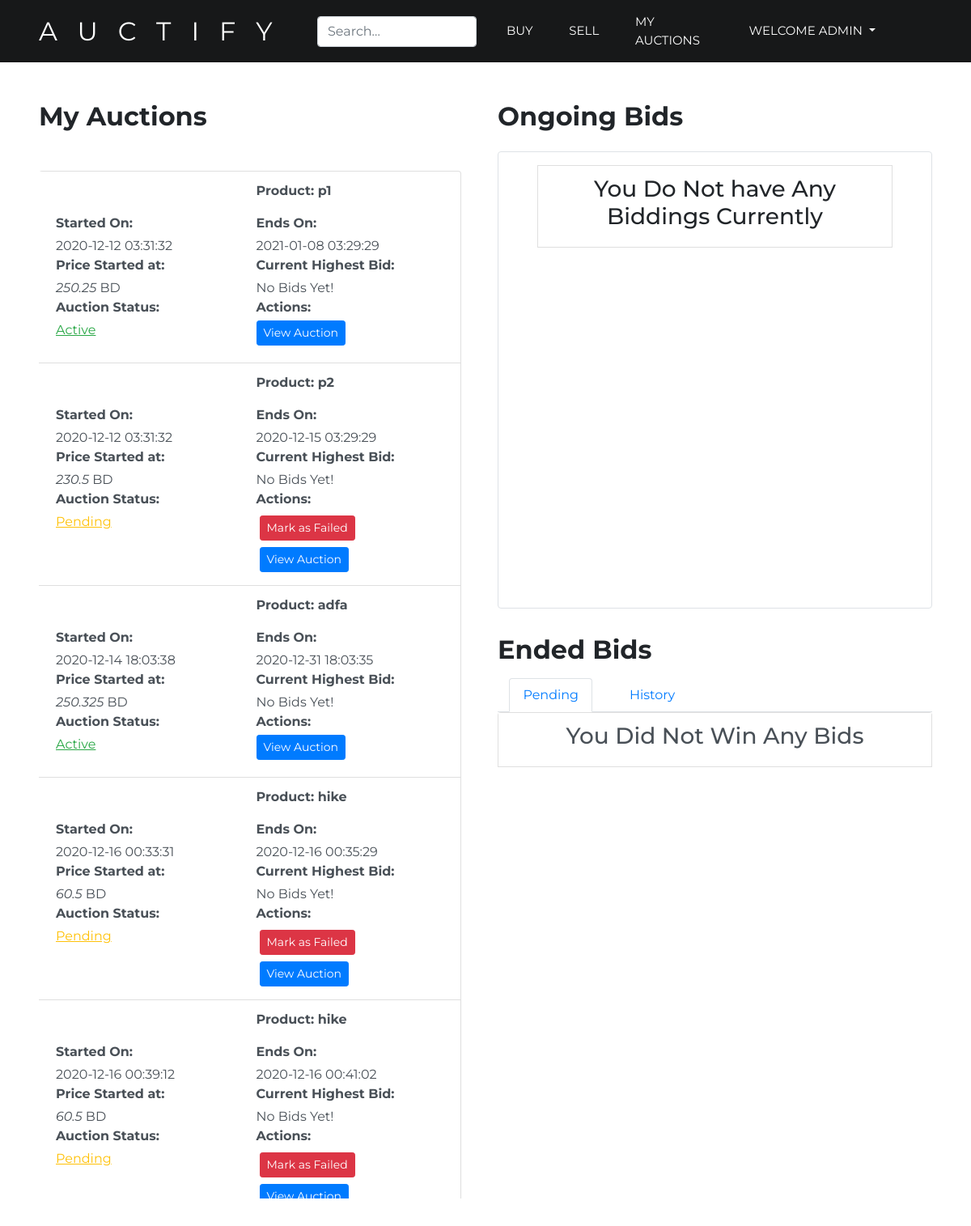
/myAuctions.php (signed in), run on the app's committed database.
### tables this page shows
CREATE TABLE `auctions` (
  `id` int(11) NOT NULL,
  `owner` varchar(30) NOT NULL,
  `product` int(11) NOT NULL,
  `start` datetime NOT NULL,
  `end` datetime NOT NULL,
  `startprice` float NOT NULL,
  `bid` float DEFAULT NULL,
  `bidder` varchar(30) DEFAULT NULL,
  `status` varchar(15) NOT NULL
);

CREATE TABLE `products` (
  `id` int(11) NOT NULL,
  `name` varchar(50) NOT NULL,
  `details` varchar(200) NOT NULL,
  `category` varchar(50) NOT NULL
);

### myAuctions.php (the view, shortened to what this page needs)
<?php
extract($_REQUEST);
try {
    require('connection.php');
    $username = $_SESSION['username'];
    $sql = $db->prepare("SELECT auctions.*, products.name FROM auctions, products WHERE auctions.owner=? AND products.id=auctions.product");
    $sql->execute(array($username));
    $myAuctions = $sql->fetchAll();
    $auctionsCount = $sql->rowCount();
    $sql = $db->prepare("SELECT auctions.*, products.name FROM auctions, products WHERE auctions.bidder=? AND auctions.status=? AND products.id=auctions.product");
    $sql->execute(array($username, 'active'));
    $myBids = $sql->fetchAll();
    $activeCount = $sql->rowCount();
    $sql = $db->prepare("SELECT auctions.*, products.name FROM auctions, products WHERE auctions.bidder=? AND auctions.status=? AND products.id=auctions.product");
    $sql->execute(array($username, 'pending'));
    $myPending = $sql->fetchAll();
    $pendingCount = $sql->rowCount();
} catch (PDOException $ex) {
    echo $ex->getMessage();
    exit;
}
function displayAuctions($myAuctions){
    global $auctionsCount;
    if ($auctionsCount == 0) {
        echo '<div style="height: 25vh;">';
        echo '<li class="list-group-item">';
            echo '<h3 class="text-center">You Do Not Own Any Auctions Currently</h3>';
        echo '</li>';
        echo '</div>';
    } else {
        foreach ($myAuctions as $auction) {
            ?>
            <li class="row list-group-item list-group-item-action">
                <div class="col-6">
                </div>
                <div class="col-6">
                    <p class="font-weight-bold">
                        Product: <?php echo $auction['name'];?>
                    </p>
                </div>
                <div class="col-6">
                    <p class="mb-1 font-weight-bold">
                        Started On:<br>
                    </p>
                    <?php echo $auction['start'];?>
                </div>
                <div class="col-6">
                    <p class="mb-1 font-weight-bold">
                        Ends On:<br>
                    </p>
                    <?php echo $auction['end'];?>
                </div>
                <div class="col-6">
                    <p class="mb-1 font-weight-bold">Price Started at: </p>
                    <em><?php echo $auction['startprice'];?></em> BD
                </div>
                <div class="col-6">
                    <p class="mb-1 font-weight-bold">Current Highest Bid: </p>
                    <?php
                    if(isset($auction['bid'])){
                        $bid = $auction['bid'];
                        $bidder = $auction['bidder'];
                        echo "$bid by <a href='viewUser.php?user=$bidder'>$bidder</a>";
                    }
                    else {
                        echo "No Bids Yet!";
                    }
                    ?>
                </div>
                <div class="col-6">
                    <p class="mb-1 font-weight-bold">Auction Status: </p>
                    <?php
                        $status = $auction['status'];
                        if ($status == 'active') {
                            echo "<p class='text-success'><u>Active</u></p>";
                        } elseif ($status == 'pending') {
                            echo "<p class='text-warning'><u>Pending</u></p>";
                        } elseif ($status == 'noparticipation') {
                            echo "<p class='text-secondary'><u>No Participations</u></p>";
                        } elseif ($status == 'successful') {
                            echo "<p class='text-success'><u>Successful</u></p>";
                        } elseif ($status == 'failed') {
                            echo "<p class='text-danger'><u>Failed</u></p>";
                        } elseif ($status == 'completed') {
                            echo "<p class='text-success'><u>Completed</u></p>";
                        }
                    ?>
                </div>
                <div class="col-6">
                    <p class="mb-1 font-weight-bold">Actions:</p>
                    <?php
                        $auctionid = $auction['id'];
                        if ($status == 'active') {
                            echo "<a href='viewAuction.php?auctionid=$auctionid' class='btn btn-sm btn-primary'>View Auction</a>";
                        } elseif ($status == 'pending') {
                            echo "<a href='myAuctions.php?update=failed&auctionid=$auctionid' class='btn btn-sm btn-danger m-1'>Mark as Failed</a>";
                            echo "<a href='viewAuction.php?auctionid=$auctionid' class='btn btn-sm btn-primary m-1'>View Auction</a>";
                        } elseif ($status == 'noparticipation') {
                            echo "<a href='myAuctions.php?update=failed&auctionid=$auctionid' class='btn btn-sm btn-danger m-1'>Mark as Failed</a>";
                            echo "<a href='republish.php?auctionid=$auctionid' class='btn btn-sm btn-outline-primary m-1'>Republish</a>";
                        } elseif ($status == 'successful') {
                            echo "<a href='myAuctions.php?update=completed&auctionid=$auctionid' class='btn btn-sm btn-success m-1'>Mark as Complete</a>";
                            echo "<a href='viewAuction.php?auctionid=$auctionid' class='btn btn-sm btn-primary m-1'>View Auction</a>";
                        } elseif ($status == 'failed') {
                            echo "<a href='republish.php?auctionid=$auctionid' class='btn btn-sm btn-outline-primary'>Republish</a>";
                        }
                    ?>
                </div>
            </li>
            <?php
        }
    }
}
function displayBiddings($myBids){
    global $activeCount;
    if ($activeCount == 0) {
        echo '<div style="height: 25vh;">';
        echo '<li class="list-group-item">';
        echo '<h3 class="text-center">You Do Not have Any Biddings Currently</h3>';
        echo '</li>';
        echo '</div>';
    }
}
function displayPending($myPending){
    global $pendingCount;
    if ($pendingCount == 0) {
        echo '<div style="height: 25vh;">';
        echo '<li class="list-group-item list-group-item-action">';
        echo '<h3 class="text-center">You Did Not Win Any Bids</h3>';
        echo '</li>';
        echo '</div>';
    }
}
            ?>
<!DOCTYPE html>
<html>
    <head>
    <?php include 'head.php'; ?>
    <link rel="stylesheet" type="text/css" href="css/scroller.css">
    <link rel="stylesheet" type="text/css" href="css/rateStars.css">
</head>
<body>
    <?php include 'header.php'; ?>
    <div class="container-fluid px-5">
        <div class="row pt-0">
            <div id="my-auctions" class="col-12 col-md-6">
                <div class="panel panel-primary">
                    <div class="panel-heading mb-4">
                        <h2 class="panel-title font-weight-bold pb-0">My Auctions</h2>
                    </div>
                    <div class="panel-body">
                        <ul class="list-group mt-5" style="max-height: 65vh; margin-bottom: 10px; overflow:hidden; overflow-y:scroll; -webkit-overflow-scrolling: touch;">
                            <?php
                                displayAuctions($myAuctions);
                            ?>
                        </ul>
                    </div>
                </div>
            </div>
            <div id="my-bids" class="col-12 col-md-6">
                <div class="row">
                    <div class="col-12">
                        <div class="panel panel-primary">
                            <div class="panel-heading mb-4">
                                <h2 class="panel-title font-weight-bold pb-0">Ongoing Bids</h2>
                            </div>
                            <div class="panel-body px-5 pt-3 pb-5 border rounded">
                                <div style="height: 25vh; margin-bottom: 10px;">
                                    <?php
                                    displayBiddings($myBids);
                                    ?>
                                </div>
                            </div>
                        </div>
                    </div>
                    <div class="col-12">
                        <div class="panel panel-primary mt-4 pt-2">
                            <div class="panel-heading mb-3">
                                <h2 class="panel-title font-weight-bold">Ended Bids</h2>
                            </div>
                            <div class="panel-body">
                                <ul class="nav nav-tabs">
                                    <li class="nav-item active"><a href="#pending" class="nav-link active" data-toggle="tab">Pending</a></li>
                                    <li class="nav-item"><a href="#history" class="nav-link" data-toggle="tab">History</a></li>
                                </ul>
                                <div class="tab-content">
                                    <div id="pending" class="tab-pane fade-in active">
                                        <ul class="list-group" style="height: 30vh; margin-bottom: 10px; overflow:hidden; overflow-y:scroll; -webkit-overflow-scrolling: touch;">
                                                <?php
                                            displayPending($myPending);
                                            ?>
                                        </ul>
                                    </div>
                                </div>
                            </div>
                        </div>
                    </div>
                </div>
            </div>
        </div>
    </div>
</body>
</html>

### css/custom.css (style rules this page uses)
* { -webkit-box-sizing: border-box; -moz-box-sizing: border-box; box-sizing: border-box; }
body { font-family: 'Montserrat', sans-serif; font-weight: 400; }
a, a:hover { text-decoration: none; text-decoration-style: none; }
.nav-item { margin-left: 0.6em; padding-left: 0.3em; margin-right: 0.6em; padding-right: 0.3em; }
.navbar-form { position: relative; }
.form-control { width: 100%; }

### data on the page
auctions: product.name "p1", start "2020-12-12 03:31:32", end "2021-01-08 03:29:29", startprice "250.25", shows "No Bids Yet!", status "Active"
auctions: product.name "p2", start "2020-12-12 03:31:32", end "2020-12-15 03:29:29", startprice "230.5", shows "No Bids Yet!", status "Pending"
auctions: product.name "adfa", start "2020-12-14 18:03:38", end "2020-12-31 18:03:35", startprice "250.325", shows "No Bids Yet!", status "Active"
auctions: product.name "hike", start "2020-12-16 00:33:31", end "2020-12-16 00:35:29", startprice "60.5", shows "No Bids Yet!", status "Pending"
auctions: product.name "hike", start "2020-12-16 00:39:12", end "2020-12-16 00:41:02", startprice "60.5", shows "No Bids Yet!", status "Pending"

### other printed values
$_SESSION['username'] "ADMIN"
